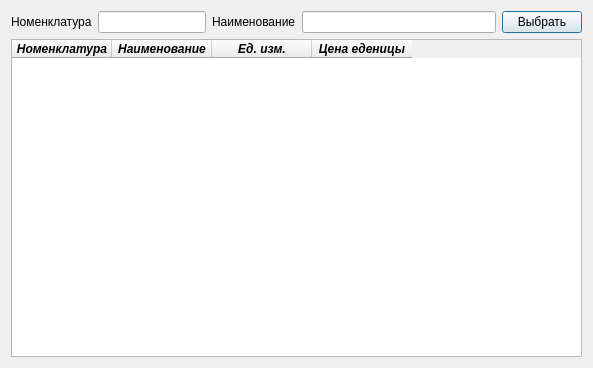
<?xml version="1.0" encoding="UTF-8"?>
<ui version="4.0">
 <class>ChooseProduct_Dialog</class>
 <widget class="QDialog" name="ChooseProduct_Dialog">
  <property name="geometry">
   <rect>
    <x>0</x>
    <y>0</y>
    <width>570</width>
    <height>368</height>
   </rect>
  </property>
  <property name="windowTitle">
   <string>Dialog</string>
  </property>
  <layout class="QGridLayout" name="gridLayout">
   <item row="1" column="3">
    <widget class="QLineEdit" name="lineEdit_Name">
     <property name="minimumSize">
      <size>
       <width>194</width>
       <height>0</height>
      </size>
     </property>
    </widget>
   </item>
   <item row="1" column="2">
    <widget class="QLabel" name="label_2">
     <property name="text">
      <string>Наименование</string>
     </property>
    </widget>
   </item>
   <item row="1" column="0">
    <widget class="QLabel" name="label">
     <property name="text">
      <string>Номенклатура</string>
     </property>
    </widget>
   </item>
   <item row="1" column="4">
    <widget class="QPushButton" name="pushButton_Enter">
     <property name="text">
      <string>Выбрать</string>
     </property>
    </widget>
   </item>
   <item row="1" column="1">
    <widget class="QLineEdit" name="lineEdit_Nomenclature">
     <property name="sizePolicy">
      <sizepolicy hsizetype="Minimum" vsizetype="Fixed">
       <horstretch>0</horstretch>
       <verstretch>0</verstretch>
      </sizepolicy>
     </property>
    </widget>
   </item>
   <item row="3" column="1">
    <spacer name="verticalSpacer">
     <property name="orientation">
      <enum>Qt::Vertical</enum>
     </property>
     <property name="sizeHint" stdset="0">
      <size>
       <width>20</width>
       <height>300</height>
      </size>
     </property>
    </spacer>
   </item>
   <item row="3" column="0" colspan="5">
    <widget class="QTableWidget" name="tableWidget_ListProducts">
     <property name="font">
      <font>
       <weight>75</weight>
       <italic>true</italic>
       <bold>true</bold>
      </font>
     </property>
     <column>
      <property name="text">
       <string>Номенклатура</string>
      </property>
     </column>
     <column>
      <property name="text">
       <string>Наименование</string>
      </property>
     </column>
     <column>
      <property name="text">
       <string>Ед. изм.</string>
      </property>
     </column>
     <column>
      <property name="text">
       <string>Цена еденицы</string>
      </property>
     </column>
    </widget>
   </item>
  </layout>
 </widget>
 <resources/>
 <connections/>
</ui>
